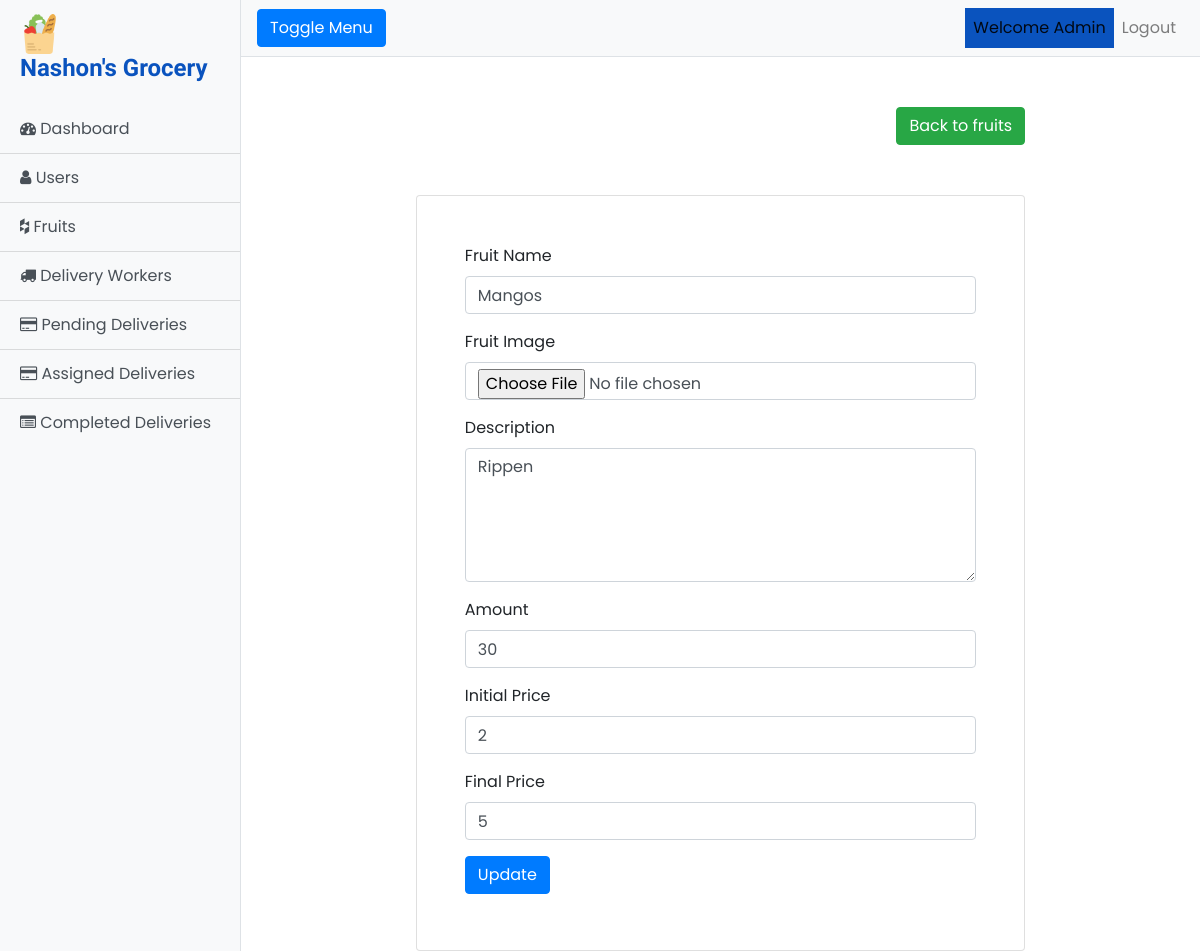
The app's page /Admin/editFruit.php?pid_edit=3 (signed in) with its own data.
### tables this page shows
CREATE TABLE `stock` (
  `product_id` int(11) NOT NULL,
  `product_name` varchar(50) NOT NULL,
  `product_image` varchar(50) NOT NULL,
  `product_desc` text NOT NULL,
  `product_amount` varchar(10) NOT NULL,
  `product_innitial_price` varchar(10) NOT NULL,
  `product_final_amount` varchar(10) NOT NULL,
  `date_added` datetime NOT NULL
);

### Admin/editFruit.php (the view, shortened to what this page needs)
<!DOCTYPE html>
<html lang="en">
<head>
    <link rel="stylesheet" href="../assets/css/bootstrap.min.css">
    <link rel="stylesheet" href="https://cdnjs.cloudflare.com/ajax/libs/font-awesome/4.7.0/css/font-awesome.min.css">
    <link href="../assets/css/app.css" rel="stylesheet">
</head>
<body>
<div class="d-flex" id="wrapper">
    <div class="bg-light border-right" id="sidebar-wrapper">
        <div class="sidebar-heading">
            <img src="../assets/images/icon.png" class="img-fluid" width="20%" style="margin-right: -400px;" alt="Logo"><br>
            <h4><b>Nashon's Grocery</b></h4></div>
        <div class="list-group list-group-flush">
            <a href="index.php" class="list-group-item list-group-item-action bg-light"><i class="fa fa-dashboard"></i> Dashboard</a>
            <a href="users.php" class="list-group-item list-group-item-action bg-light"><i class="fa fa-user"></i> Users</a>
            <a href="fruits.php" class="list-group-item list-group-item-action bg-light"><i class="fa fa-houzz"></i> Fruits</a>
            <a href="delivery_workers.php" class="list-group-item list-group-item-action bg-light"><i class="fa fa-truck"></i> Delivery Workers</a>
            <a href="pending_deliveries.php" class="list-group-item list-group-item-action bg-light"><i class="fa fa-credit-card"></i> Pending Deliveries</a>
            <a href="assigned_deliveries.php" class="list-group-item list-group-item-action bg-light"><i class="fa fa-credit-card"></i> Assigned Deliveries</a>
            <a href="completed_deliveries.php" class="list-group-item list-group-item-action bg-light"><i class="fa fa-list-alt"></i> Completed Deliveries</a>
        </div>
    </div>
    <div id="page-content-wrapper">
        <nav class="navbar navbar-expand-lg navbar-light bg-light border-bottom">
            <button class="btn btn-primary" id="menu-toggle">Toggle Menu</button>
            <div class="collapse navbar-collapse" id="navbarSupportedContent">
                <ul class="navbar-nav ml-auto mt-2 mt-lg-0">
                    <li class="nav-item active">
                        <a class="nav-link" href="#">Welcome Admin <span class="sr-only">(current)</span></a>
                    </li>
                    <li class="nav-item">
                        <a class="nav-link" href="logout.php">Logout</a>
                    </li>
                </ul>
            </div>
        </nav>
        <div class="container-fluid">
            <div class="row">
                <div class="col-md-2"></div>
                <div class="col-md-8">
                    <div align="right" style="margin-top: 50px;">
                        <button class="btn btn-success"><a href="fruits.php" style="text-decoration: none; color: white;">Back to fruits</a></button>
                    </div>
                    <div class="card p-5" style="margin-top: 50px;">
                        <?php
                        if(isset($_GET['pid_edit']))
                        {
                            include "../includes/dbconnect.php";
                            $pid = $_GET['pid_edit'];
                            $sql = "SELECT * FROM stock where product_id ='$pid'";
                            $result = mysqli_query($con, $sql);
                            while ($row = mysqli_fetch_array($result))
                            {
                                ?>
                                <form action="editFruit.php" method="post" enctype="multipart/form-data">
                                    <div class="form-group">
                                        <label for="name">Fruit Name</label>
                                        <input type="text" value="<?php echo $row['product_name']; ?>" class="form-control" name="fruitUpdateName" required>
                                    </div>
                                    <div class="form-group">
                                        <label for="name">Fruit Image</label>
                                        <input type="file" class="form-control" name="fruitUpdateImage" required>
                                    </div>
                                    <div class="form-group">
                                        <label for="name">Description</label>
                                        <textarea name="fruitUpdateDesc" value="<?php echo $row['product_desc']; ?>" class="form-control" cols="30" rows="5"><?php echo $row['product_desc']; ?></textarea>
                                    </div>
                                    <div class="form-group">
                                        <label for="name">Amount</label>
                                        <input type="text" value="<?php echo $row['product_amount']; ?>" class="form-control" name="fruitUpdateAmount" required>
                                    </div>
                                    <div class="form-group">
                                        <label for="name">Initial Price</label>
                                        <input type="currency" value="<?php echo $row['product_innitial_price']; ?>" class="form-control" name="fruitUpdateInitialPrice" required>
                                    </div>
                                    <div class="form-group">
                                        <label for="name">Final Price</label>
                                        <input type="currency" value="<?php echo $row['product_final_amount']; ?>" class="form-control" name="fruitUpdateFinalPrice" required>
                                    </div>
                                    <button type="submit" name="update_fruits" class="btn btn-primary mb-2">Update</button>
                                </form>
                                <?php
                            }
                        }
                        ?>
                    </div>
                </div>
                <div class="col-md-2"></div>
            </div>
        </div>
    </div>
</body>
</html>

### assets/css/app.css (style rules this page uses)
body { font-family: 'Poppins', sans-serif; }
#wrapper { overflow-x: hidden; }
#sidebar-wrapper { min-height: 100vh; margin-left: -15rem; -webkit-transition: margin .25s ease-out; -moz-transition: margin .25s ease-out; -o-transition: margin .25s ease-out; transition: margin .25s ease-out; }
#sidebar-wrapper .sidebar-heading { padding: 0.875rem 1.25rem; font-size: 1.2rem; }
#sidebar-wrapper .list-group { width: 15rem; }
#page-content-wrapper { min-width: 100vw; }
@media (min-width: 768px) { #sidebar-wrapper { margin-left: 0; } }
@media (min-width: 768px) { #page-content-wrapper { min-width: 0; width: 100%; } }
.active { color: black; background: #0a53be; }
.sidebar-heading { color: #0a53be; font-size: 40px; font-family: 'Courgette', cursive; }

### records on screen
stock: fruitUpdateName "Mangos", fruitUpdateDesc "Rippen", fruitUpdateAmount "30", fruitUpdateInitialPrice "2", fruitUpdateFinalPrice "5"
